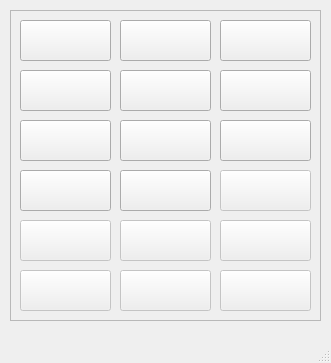
<?xml version="1.0" encoding="UTF-8"?>
<ui version="4.0">
 <class>moreRiggingToolsWindow</class>
 <widget class="QMainWindow" name="moreRiggingToolsWindow">
  <property name="geometry">
   <rect>
    <x>0</x>
    <y>0</y>
    <width>331</width>
    <height>363</height>
   </rect>
  </property>
  <property name="minimumSize">
   <size>
    <width>331</width>
    <height>363</height>
   </size>
  </property>
  <property name="windowTitle">
   <string>其他设置工具</string>
  </property>
  <widget class="QWidget" name="centralwidget">
   <widget class="QFrame" name="frame">
    <property name="geometry">
     <rect>
      <x>10</x>
      <y>10</y>
      <width>311</width>
      <height>311</height>
     </rect>
    </property>
    <property name="frameShape">
     <enum>QFrame::StyledPanel</enum>
    </property>
    <property name="frameShadow">
     <enum>QFrame::Raised</enum>
    </property>
    <widget class="QPushButton" name="backToHairButton_6">
     <property name="enabled">
      <bool>false</bool>
     </property>
     <property name="geometry">
      <rect>
       <x>210</x>
       <y>260</y>
       <width>91</width>
       <height>41</height>
      </rect>
     </property>
     <property name="text">
      <string/>
     </property>
    </widget>
    <widget class="QPushButton" name="buildBlendshapeButton">
     <property name="enabled">
      <bool>true</bool>
     </property>
     <property name="geometry">
      <rect>
       <x>210</x>
       <y>110</y>
       <width>91</width>
       <height>41</height>
      </rect>
     </property>
     <property name="text">
      <string/>
     </property>
     <property name="icon">
      <iconset resource="E:/studyPyqt/otherToolIcons.qrc">
       <normaloff>:/newPrefix/builBlendshape.png</normaloff>:/newPrefix/builBlendshape.png</iconset>
     </property>
     <property name="iconSize">
      <size>
       <width>91</width>
       <height>41</height>
      </size>
     </property>
    </widget>
    <widget class="QPushButton" name="geoCalculatorButton">
     <property name="enabled">
      <bool>true</bool>
     </property>
     <property name="geometry">
      <rect>
       <x>110</x>
       <y>110</y>
       <width>91</width>
       <height>41</height>
      </rect>
     </property>
     <property name="text">
      <string/>
     </property>
     <property name="icon">
      <iconset resource="E:/studyPyqt/otherToolIcons.qrc">
       <normaloff>:/newPrefix/geoCalculator.png</normaloff>:/newPrefix/geoCalculator.png</iconset>
     </property>
     <property name="iconSize">
      <size>
       <width>91</width>
       <height>41</height>
      </size>
     </property>
    </widget>
    <widget class="QPushButton" name="backToHairButton_4">
     <property name="enabled">
      <bool>false</bool>
     </property>
     <property name="geometry">
      <rect>
       <x>210</x>
       <y>160</y>
       <width>91</width>
       <height>41</height>
      </rect>
     </property>
     <property name="text">
      <string/>
     </property>
    </widget>
    <widget class="QPushButton" name="hairButton">
     <property name="geometry">
      <rect>
       <x>10</x>
       <y>60</y>
       <width>91</width>
       <height>41</height>
      </rect>
     </property>
     <property name="text">
      <string/>
     </property>
     <property name="icon">
      <iconset resource="E:/studyPyqt/otherToolIcons.qrc">
       <normaloff>:/newPrefix/addHair.png</normaloff>:/newPrefix/addHair.png</iconset>
     </property>
     <property name="iconSize">
      <size>
       <width>91</width>
       <height>41</height>
      </size>
     </property>
    </widget>
    <widget class="QPushButton" name="creatSubCtrlsButton">
     <property name="enabled">
      <bool>true</bool>
     </property>
     <property name="geometry">
      <rect>
       <x>110</x>
       <y>160</y>
       <width>91</width>
       <height>41</height>
      </rect>
     </property>
     <property name="text">
      <string/>
     </property>
     <property name="icon">
      <iconset resource="E:/studyPyqt/otherToolIcons.qrc">
       <normaloff>:/newPrefix/createSubCtrl.png</normaloff>:/newPrefix/createSubCtrl.png</iconset>
     </property>
     <property name="iconSize">
      <size>
       <width>91</width>
       <height>41</height>
      </size>
     </property>
    </widget>
    <widget class="QPushButton" name="jointRiggingButton">
     <property name="geometry">
      <rect>
       <x>110</x>
       <y>10</y>
       <width>91</width>
       <height>41</height>
      </rect>
     </property>
     <property name="text">
      <string/>
     </property>
     <property name="icon">
      <iconset resource="E:/studyPyqt/otherToolIcons.qrc">
       <normaloff>:/newPrefix/jointRig.png</normaloff>:/newPrefix/jointRig.png</iconset>
     </property>
     <property name="iconSize">
      <size>
       <width>91</width>
       <height>41</height>
      </size>
     </property>
    </widget>
    <widget class="QPushButton" name="backToHairButton_5">
     <property name="enabled">
      <bool>false</bool>
     </property>
     <property name="geometry">
      <rect>
       <x>210</x>
       <y>210</y>
       <width>91</width>
       <height>41</height>
      </rect>
     </property>
     <property name="text">
      <string/>
     </property>
    </widget>
    <widget class="QPushButton" name="sliderJointOptimizeButton">
     <property name="enabled">
      <bool>true</bool>
     </property>
     <property name="geometry">
      <rect>
       <x>10</x>
       <y>10</y>
       <width>91</width>
       <height>41</height>
      </rect>
     </property>
     <property name="text">
      <string/>
     </property>
     <property name="icon">
      <iconset resource="E:/studyPyqt/otherToolIcons.qrc">
       <normaloff>:/newPrefix/sliderJointOptimize.png</normaloff>:/newPrefix/sliderJointOptimize.png</iconset>
     </property>
     <property name="iconSize">
      <size>
       <width>91</width>
       <height>41</height>
      </size>
     </property>
    </widget>
    <widget class="QPushButton" name="branchesCtrlButton">
     <property name="enabled">
      <bool>true</bool>
     </property>
     <property name="geometry">
      <rect>
       <x>10</x>
       <y>160</y>
       <width>91</width>
       <height>41</height>
      </rect>
     </property>
     <property name="text">
      <string/>
     </property>
     <property name="icon">
      <iconset resource="E:/studyPyqt/otherToolIcons.qrc">
       <normaloff>:/newPrefix/branchesCtrl.png</normaloff>:/newPrefix/branchesCtrl.png</iconset>
     </property>
     <property name="iconSize">
      <size>
       <width>91</width>
       <height>41</height>
      </size>
     </property>
    </widget>
    <widget class="QPushButton" name="backToHairButton">
     <property name="geometry">
      <rect>
       <x>110</x>
       <y>60</y>
       <width>91</width>
       <height>41</height>
      </rect>
     </property>
     <property name="text">
      <string/>
     </property>
     <property name="icon">
      <iconset resource="E:/studyPyqt/otherToolIcons.qrc">
       <normaloff>:/newPrefix/backToHair.png</normaloff>:/newPrefix/backToHair.png</iconset>
     </property>
     <property name="iconSize">
      <size>
       <width>91</width>
       <height>41</height>
      </size>
     </property>
    </widget>
    <widget class="QPushButton" name="addBlendAttrButton">
     <property name="enabled">
      <bool>true</bool>
     </property>
     <property name="geometry">
      <rect>
       <x>10</x>
       <y>110</y>
       <width>91</width>
       <height>41</height>
      </rect>
     </property>
     <property name="text">
      <string/>
     </property>
     <property name="icon">
      <iconset resource="E:/studyPyqt/otherToolIcons.qrc">
       <normaloff>:/newPrefix/blendAttr.png</normaloff>:/newPrefix/blendAttr.png</iconset>
     </property>
     <property name="iconSize">
      <size>
       <width>91</width>
       <height>41</height>
      </size>
     </property>
    </widget>
    <widget class="QPushButton" name="hairButton_6">
     <property name="enabled">
      <bool>false</bool>
     </property>
     <property name="geometry">
      <rect>
       <x>110</x>
       <y>260</y>
       <width>91</width>
       <height>41</height>
      </rect>
     </property>
     <property name="text">
      <string/>
     </property>
    </widget>
    <widget class="QPushButton" name="hairButton_5">
     <property name="enabled">
      <bool>false</bool>
     </property>
     <property name="geometry">
      <rect>
       <x>110</x>
       <y>210</y>
       <width>91</width>
       <height>41</height>
      </rect>
     </property>
     <property name="text">
      <string/>
     </property>
    </widget>
    <widget class="QPushButton" name="BSSplitButton">
     <property name="enabled">
      <bool>true</bool>
     </property>
     <property name="geometry">
      <rect>
       <x>210</x>
       <y>60</y>
       <width>91</width>
       <height>41</height>
      </rect>
     </property>
     <property name="text">
      <string/>
     </property>
     <property name="icon">
      <iconset resource="E:/studyPyqt/otherToolIcons.qrc">
       <normaloff>:/newPrefix/BSSplit.png</normaloff>:/newPrefix/BSSplit.png</iconset>
     </property>
     <property name="iconSize">
      <size>
       <width>91</width>
       <height>41</height>
      </size>
     </property>
    </widget>
    <widget class="QPushButton" name="growButton_6">
     <property name="enabled">
      <bool>false</bool>
     </property>
     <property name="geometry">
      <rect>
       <x>10</x>
       <y>260</y>
       <width>91</width>
       <height>41</height>
      </rect>
     </property>
     <property name="text">
      <string/>
     </property>
    </widget>
    <widget class="QPushButton" name="growButton_5">
     <property name="enabled">
      <bool>false</bool>
     </property>
     <property name="geometry">
      <rect>
       <x>10</x>
       <y>210</y>
       <width>91</width>
       <height>41</height>
      </rect>
     </property>
     <property name="text">
      <string/>
     </property>
    </widget>
    <widget class="QPushButton" name="growButton">
     <property name="geometry">
      <rect>
       <x>210</x>
       <y>10</y>
       <width>91</width>
       <height>41</height>
      </rect>
     </property>
     <property name="text">
      <string/>
     </property>
     <property name="icon">
      <iconset resource="E:/studyPyqt/otherToolIcons.qrc">
       <normaloff>:/newPrefix/growAnim.png</normaloff>:/newPrefix/growAnim.png</iconset>
     </property>
     <property name="iconSize">
      <size>
       <width>91</width>
       <height>41</height>
      </size>
     </property>
    </widget>
   </widget>
  </widget>
  <widget class="QMenuBar" name="menubar">
   <property name="geometry">
    <rect>
     <x>0</x>
     <y>0</y>
     <width>331</width>
     <height>23</height>
    </rect>
   </property>
  </widget>
  <widget class="QStatusBar" name="statusbar"/>
 </widget>
 <resources>
  <include location="E:/studyPyqt/otherToolIcons.qrc"/>
 </resources>
 <connections/>
</ui>
